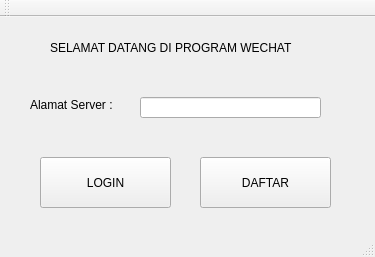
<?xml version="1.0" encoding="UTF-8"?>
<ui version="4.0">
 <class>MainWindow</class>
 <widget class="QMainWindow" name="MainWindow">
  <property name="geometry">
   <rect>
    <x>0</x>
    <y>0</y>
    <width>375</width>
    <height>257</height>
   </rect>
  </property>
  <property name="windowTitle">
   <string>Selamat Datang di WeChat!</string>
  </property>
  <widget class="QWidget" name="centralWidget">
   <widget class="QToolButton" name="menuLoginButton">
    <property name="geometry">
     <rect>
      <x>40</x>
      <y>140</y>
      <width>131</width>
      <height>51</height>
     </rect>
    </property>
    <property name="text">
     <string>LOGIN</string>
    </property>
   </widget>
   <widget class="QToolButton" name="menuSignupButton">
    <property name="geometry">
     <rect>
      <x>200</x>
      <y>140</y>
      <width>131</width>
      <height>51</height>
     </rect>
    </property>
    <property name="text">
     <string>DAFTAR</string>
    </property>
   </widget>
   <widget class="QLabel" name="label">
    <property name="geometry">
     <rect>
      <x>50</x>
      <y>20</y>
      <width>261</width>
      <height>21</height>
     </rect>
    </property>
    <property name="text">
     <string>SELAMAT DATANG DI PROGRAM WECHAT</string>
    </property>
   </widget>
   <widget class="QLabel" name="label_2">
    <property name="geometry">
     <rect>
      <x>30</x>
      <y>80</y>
      <width>101</width>
      <height>16</height>
     </rect>
    </property>
    <property name="text">
     <string>Alamat Server :</string>
    </property>
   </widget>
   <widget class="QLineEdit" name="serverAddress">
    <property name="geometry">
     <rect>
      <x>140</x>
      <y>80</y>
      <width>181</width>
      <height>21</height>
     </rect>
    </property>
   </widget>
  </widget>
  <widget class="QToolBar" name="mainToolBar">
   <attribute name="toolBarArea">
    <enum>TopToolBarArea</enum>
   </attribute>
   <attribute name="toolBarBreak">
    <bool>false</bool>
   </attribute>
  </widget>
  <widget class="QStatusBar" name="statusBar"/>
  <widget class="QMenuBar" name="menuBar">
   <property name="enabled">
    <bool>true</bool>
   </property>
   <property name="geometry">
    <rect>
     <x>0</x>
     <y>0</y>
     <width>375</width>
     <height>22</height>
    </rect>
   </property>
  </widget>
 </widget>
 <layoutdefault spacing="6" margin="11"/>
 <resources/>
 <connections/>
</ui>
